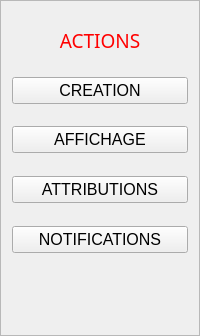
            <widget class="QFrame" name="frame">
             <property name="frameShape">
              <enum>QFrame::StyledPanel</enum>
             </property>
             <property name="frameShadow">
              <enum>QFrame::Raised</enum>
             </property>
             <layout class="QVBoxLayout" name="verticalLayout" stretch="1,1,1,1,1,1,1,1,1,1,1,2">
              <property name="spacing">
               <number>8</number>
              </property>
              <item>
               <spacer name="verticalSpacer_7">
                <property name="orientation">
                 <enum>Qt::Vertical</enum>
                </property>
                <property name="sizeHint" stdset="0">
                 <size>
                  <width>20</width>
                  <height>40</height>
                 </size>
                </property>
               </spacer>
              </item>
              <item>
               <widget class="QLabel" name="label">
                <property name="font">
                 <font>
                  <family>Arial Rounded MT Bold</family>
                  <pointsize>14</pointsize>
                 </font>
                </property>
                <property name="styleSheet">
                 <string notr="true">color: rgb(255, 0, 0);</string>
                </property>
                <property name="text">
                 <string>ACTIONS</string>
                </property>
                <property name="alignment">
                 <set>Qt::AlignCenter</set>
                </property>
               </widget>
              </item>
              <item>
               <spacer name="verticalSpacer">
                <property name="orientation">
                 <enum>Qt::Vertical</enum>
                </property>
                <property name="sizeHint" stdset="0">
                 <size>
                  <width>20</width>
                  <height>10</height>
                 </size>
                </property>
               </spacer>
              </item>
              <item>
               <widget class="QPushButton" name="btnCreation">
                <property name="minimumSize">
                 <size>
                  <width>30</width>
                  <height>0</height>
                 </size>
                </property>
                <property name="font">
                 <font>
                  <pointsize>12</pointsize>
                 </font>
                </property>
                <property name="autoFillBackground">
                 <bool>false</bool>
                </property>
                <property name="text">
                 <string>CREATION</string>
                </property>
                <property name="icon">
                 <iconset>
                  <normaloff>resources/images/pencil.png</normaloff>resources/images/pencil.png</iconset>
                </property>
               </widget>
              </item>
              <item>
               <spacer name="verticalSpacer_2">
                <property name="orientation">
                 <enum>Qt::Vertical</enum>
                </property>
                <property name="sizeHint" stdset="0">
                 <size>
                  <width>20</width>
                  <height>10</height>
                 </size>
                </property>
               </spacer>
              </item>
              <item>
               <widget class="QPushButton" name="btnAffichage">
                <property name="font">
                 <font>
                  <pointsize>12</pointsize>
                 </font>
                </property>
                <property name="text">
                 <string>AFFICHAGE</string>
                </property>
                <property name="icon">
                 <iconset>
                  <normaloff>resources/images/address-book.png</normaloff>resources/images/address-book.png</iconset>
                </property>
               </widget>
              </item>
              <item>
               <spacer name="verticalSpacer_3">
                <property name="orientation">
                 <enum>Qt::Vertical</enum>
                </property>
                <property name="sizeHint" stdset="0">
                 <size>
                  <width>20</width>
                  <height>3</height>
                 </size>
                </property>
               </spacer>
              </item>
              <item>
               <widget class="QPushButton" name="btnAttributions">
                <property name="font">
                 <font>
                  <pointsize>12</pointsize>
                 </font>
                </property>
                <property name="text">
                 <string>ATTRIBUTIONS</string>
                </property>
                <property name="icon">
                 <iconset>
                  <normaloff>resources/images/icons8-hide-sidepanel-48.png</normaloff>resources/images/icons8-hide-sidepanel-48.png</iconset>
                </property>
               </widget>
              </item>
              <item>
               <spacer name="verticalSpacer_4">
                <property name="orientation">
                 <enum>Qt::Vertical</enum>
                </property>
                <property name="sizeHint" stdset="0">
                 <size>
                  <width>20</width>
                  <height>10</height>
                 </size>
                </property>
               </spacer>
              </item>
              <item>
               <widget class="QPushButton" name="btnNotif">
                <property name="font">
                 <font>
                  <pointsize>12</pointsize>
                 </font>
                </property>
                <property name="text">
                 <string>NOTIFICATIONS</string>
                </property>
                <property name="icon">
                 <iconset>
                  <normaloff>resources/images/icons8-doorbell-48.png</normaloff>resources/images/icons8-doorbell-48.png</iconset>
                </property>
               </widget>
              </item>
              <item>
               <spacer name="verticalSpacer_5">
                <property name="orientation">
                 <enum>Qt::Vertical</enum>
                </property>
                <property name="sizeHint" stdset="0">
                 <size>
                  <width>20</width>
                  <height>16</height>
                 </size>
                </property>
               </spacer>
              </item>
              <item>
               <widget class="QToolButton" name="toolButton">
                <property name="font">
                 <font>
                  <pointsize>23</pointsize>
                 </font>
                </property>
                <property name="text">
                 <string/>
                </property>
                <property name="icon">
                 <iconset>
                  <normaloff>resources/images/user (1).png</normaloff>resources/images/user (1).png</iconset>
                </property>
                <property name="iconSize">
                 <size>
                  <width>41</width>
                  <height>41</height>
                 </size>
                </property>
                <property name="autoRaise">
                 <bool>true</bool>
                </property>
               </widget>
              </item>
             </layout>
            </widget>
